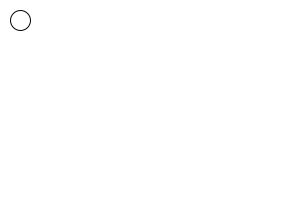
Frame 1 (no input)
Frame 60 (the mouse pressed at the canvas centre just before this capture): identical to frame 1, image omitted
Frame 120 (the mouse held since frame 60 and released just before this capture): identical to frame 1, image omitted

The Processing sketch that drew this single still picture (run headless with seeded random() and noise(); from frame 60 on, the mouse is pressed at the canvas centre):

// Processing sketch: processing_106882
// ── processing_106882.pde

int x=20;
int y=20;

int dx=0;
int dy=0;

void setup() {  //setup function called initially, only once
    size(300,200);
}

void draw() {  //draw function loops 
    background(255,255,255);
    ellipse(x,y,20,20);
    
    if(key == 'd'){
       dx = 1;
    }
 
    if(key == 's'){
       dy = 1;
    }
    
    if(key == 'a'){
       dx = -1;   
    }   
    
    x = x + dx;
    y = y + dy;

}
